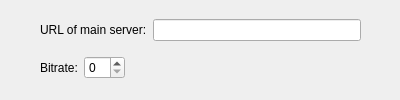
<?xml version="1.0" encoding="UTF-8"?>
<ui version="4.0">
 <class>YoutubeOutputVarParams</class>
 <widget class="QWidget" name="YoutubeOutputVarParams">
  <property name="geometry">
   <rect>
    <x>0</x>
    <y>0</y>
    <width>400</width>
    <height>100</height>
   </rect>
  </property>
  <property name="minimumSize">
   <size>
    <width>400</width>
    <height>100</height>
   </size>
  </property>
  <property name="windowTitle">
   <string>Form</string>
  </property>
  <widget class="QWidget" name="verticalLayoutWidget">
   <property name="geometry">
    <rect>
     <x>40</x>
     <y>10</y>
     <width>321</width>
     <height>80</height>
    </rect>
   </property>
   <layout class="QVBoxLayout" name="verticalLayout">
    <item>
     <layout class="QHBoxLayout" name="horizontalLayout_2">
      <item>
       <widget class="QLabel" name="label">
        <property name="text">
         <string>URL of main server:</string>
        </property>
       </widget>
      </item>
      <item>
       <widget class="QLineEdit" name="lineEdit_2"/>
      </item>
     </layout>
    </item>
    <item>
     <layout class="QHBoxLayout" name="horizontalLayout_3">
      <item>
       <widget class="QLabel" name="label_4">
        <property name="text">
         <string>Bitrate:</string>
        </property>
       </widget>
      </item>
      <item>
       <widget class="QSpinBox" name="spinBox"/>
      </item>
      <item>
       <spacer name="horizontalSpacer">
        <property name="orientation">
         <enum>Qt::Horizontal</enum>
        </property>
        <property name="sizeHint" stdset="0">
         <size>
          <width>40</width>
          <height>20</height>
         </size>
        </property>
       </spacer>
      </item>
     </layout>
    </item>
   </layout>
  </widget>
 </widget>
 <resources/>
 <connections/>
</ui>
